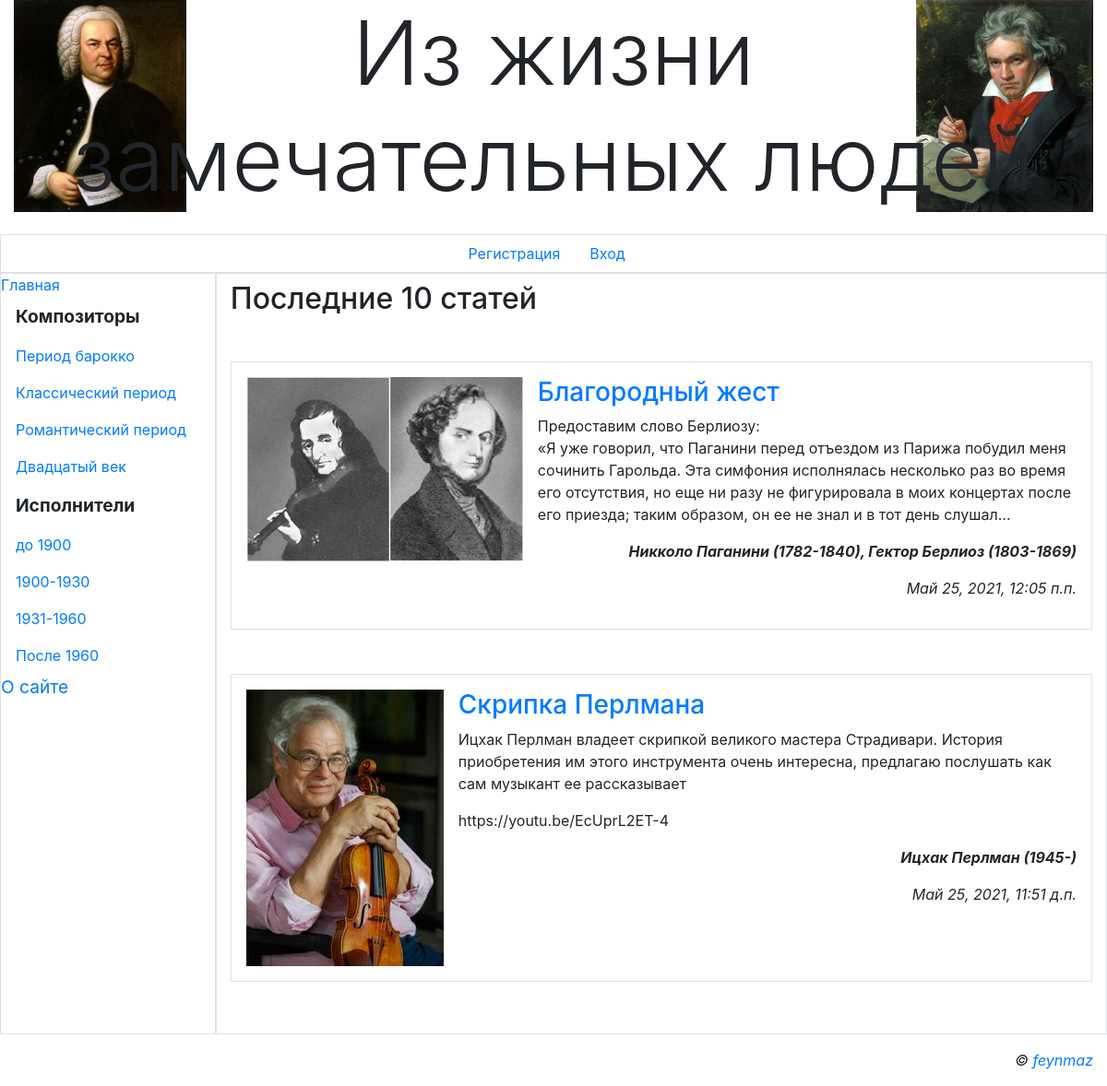
The page / on the database its author committed.
### Geniusroom/apps/main/models.py (models this page shows, shortened)
class Rubric(models.Model):
    name = models.CharField(max_length=20, db_index=True, unique=True, verbose_name='Название')
    order = models.SmallIntegerField(default=0, db_index=True, verbose_name='Порядок')
    super_rubric = models.ForeignKey('SuperRubric',
                                     on_delete=models.PROTECT, null=True, blank=True, verbose_name='Надрубрика')

class Article(models.Model):
    rubric = models.ForeignKey(SubRubric, on_delete=models.PROTECT, verbose_name='Подрубрика')
    title = models.CharField(max_length=40, verbose_name='Название статьи')
    content = models.TextField(verbose_name='Текст статьи')
    source = models.TextField(verbose_name='Источник')
    characters = models.TextField(verbose_name='Упоминаются',
                                  validators=[validators.RegexValidator
                                              (regex=r'(.+\s{1}\(\d{4}\-(?:\d{4}|\d{0})\)(\,\s)?)+')],
                                  error_messages={
                                      'invalid': 'Введите в формате: "<имя> (<год_рождения>-<год_смерти>)"'
                                  })
    image = models.ImageField(blank=True, upload_to=get_timestamp_path, verbose_name='Основная иллюстрация')
    author = ForeignKey(AdvUser, on_delete=models.CASCADE, verbose_name='Автор')
    is_active = models.BooleanField(default=True, db_index=True, verbose_name='Показывать в списке')
    created_at = models.DateTimeField(auto_now_add=True, db_index=True, verbose_name='Опубликовано')
    class Meta:
        verbose_name = 'Статья'
        verbose_name_plural = 'Статьи'
        ordering = ['-created_at']
        get_latest_by = 'created_at'

### Geniusroom/apps/main/views.py (the view)
# urls.py: path('', index, name='index'),
def index(request):
    articles = Article.objects.filter(is_active=True)[:10]
    context = {'articles': articles}
    return render(request, template_name='main/index.html', context=context)

### Geniusroom/apps/main/context_processors.py (called while the page is built, shortened)
def article_context_processor(request):
    context = {}
    context['rubrics'] = SubRubric.objects.all()
    context['keyword'] = ''
    context['all'] = ''
    if 'keyword' in request.GET:
        keyword = request.GET['keyword']
        if keyword:
            context['keyword'] = '?keyword=' + keyword
            context['all'] = context['keyword']
    return context

### Geniusroom/apps/main/models.py (called while the page is built)
    def get_queryset(self):
        return super().get_queryset().filter(super_rubric__isnull=False)

### templates/main/index.html
{% extends 'layout/basic.html' %}
{% load thumbnail %}
{% load static %}
{% load bootstrap4 %}
{% block content %}
<h2 class="mb-2">Последние 10 статей</h2>
{% if articles %}
<ul class="list-unstyled">
    {% for article in articles %}
    <li class="media my-5 p-3 border">
        {% url 'main:detail' rubric_pk=article.rubric.pk pk=article.pk as the_url %}
        <a href="{{the_url}} {{ all }}">
            {% if article.image %}
            <img class="mr-3" src="{% thumbnail article.image 'default' %}">
            {% else %}
            <img class="mr-3" src="{% static 'main/empty.jpg' %}">
            {% endif %}
        </a>
        <div class="media-body">
            <h3><a href="{{ the_url }} {{ all }}">
                    {{article.title}}
            </a></h3>
            <div>{{article.content|linebreaks|truncatechars:300}}</div>
            <div class="text-right font-weight-bold characters">{{article.characters|linebreaks}}</div>
            <p class="text-right font-italic">{{article.created_at}}</p>
        </div>
    </li>
    {% endfor %}
</ul>
{% endif %}
{% endblock content %}

### templates/layout/basic.html (shortened to what this page needs)
{% load bootstrap4 %}
{% load static %}
<!DOCTYPE html>
<html lang="en">
<head>
    {% bootstrap_css %}
    <link rel="stylesheet" href="{% static 'css/style.css' %}" type="text/css">
</head>
<body class="container-fluid">
<header class="mb-4">
    <h1 class="display-1 text-center">Из жизни замечательных людей</h1>
</header>
<div class="row">
    <ul class="col nav justify-content-center border">
        <li class="nav-item">
            <a class="nav-link" href="{% url 'main:register' %}">Регистрация</a>
        </li>
        {% if user.is_authenticated %}
        <li class="nav-item dropdown">
            <a class="nav-link dropdown-toggle"
               data-toggle="dropdown" href="#"
               role="button" aria-haspopup="true"
               aria-expanded="false">Профиль</a>
            <div class="dropdown-menu">
                <a class="dropdown-item" href="{% url 'main:profile' %}">Мои статьи</a>
                <a class="dropdown-item" href="{% url 'main:profile_change' %}">Изменить личные данные</a>
                <a class="dropdown-item" href="{% url 'main:password_change' %}">Изменить пароль</a>
                <div class="dropdown-divider"></div>
                <a class="dropdown-item" href="{% url 'main:logout' %}">Выйти</a>
                <div class="dropdown-divider"></div>
                <a class="dropdown-item" href="{% url 'main:profile_delete' %}">Удалить</a>
            </div>
        </li>
        {% else %}
        <li class="nav-item"><a class="nav-link" href="{% url 'main:login' %}">Вход</a></li>
        {% endif %}
    </ul>
</div>
<div class="row">
    <nav class="col-md-auto nav flex-column border">
        <a href="{% url 'main:index' %}">Главная</a>
        {% for rubric in rubrics %}
        {% ifchanged rubric.super_rubric.pk %}
        <span class="nav-link root font-weight-bold">
            {{ rubric.super_rubric.name }}
        </span>
        {% endifchanged %}
        <a class="nav-link" href="{% url 'main:by_rubric' pk=rubric.pk %}">
            {{ rubric.name }}
        </a>
        {% endfor %}
        <a class="nav_link root" href="{% url 'main:other' page='about' %}">О сайте</a>
    </nav>
    <section class="col border py-2">
        {% block content %}
        {% endblock content %}
    </section>
</div>
<footer class="mt-3">
    <p class="text-right font-italic">&copy; <a href="https://github.com/feynmaz">feynmaz</a></p>
</footer>
</body>
</html>

### static/css/style.css (style rules this page uses)
.root { font-size: larger; }
h1 { background-image: url('../bach.jpg'), url('../beethoven.jpg'); background-repeat: no-repeat; background-position: left, right; background-size: auto 100%; }
.characters { display: flex; width: 100%; justify-content: flex-end; font-style: italic; }

### rows shown on the page
Rubric: super_rubric.name "Композиторы", name "Период барокко"
Rubric: name "Классический период"
Rubric: name "Романтический период"
Rubric: name "Двадцатый век"
Rubric: super_rubric.name "Исполнители", name "до 1900"
Rubric: name "1900-1930"
Rubric: name "1931-1960"
Rubric: name "После 1960"
Article: image (picture), title "Благородный жест", content "Предоставим слово Берлиозу: «Я уже говорил, что Паганини перед отъездом из Парижа побудил меня сочинить Гарольда. Эта симфония исполнялась несколько раз во время его отсутствия, но еще ни разу не фигурировала в моих концертах после его приезда; таким образом, он ее не знал и в тот день слушал…", characters "Никколо Паганини (1782-1840), Гектор Берлиоз (1803-1869)", created_at "Май 25, 2021, 12:05 п.п."
Article: image (picture), title "Скрипка Перлмана", content "Ицхак Перлман владеет скрипкой великого мастера Страдивари. История приобретения им этого инструмента очень интересна, предлагаю послушать как сам музыкант ее рассказывает https://youtu.be/EcUprL2ET-4", characters "Ицхак Перлман (1945-)", created_at "Май 25, 2021, 11:51 д.п."
